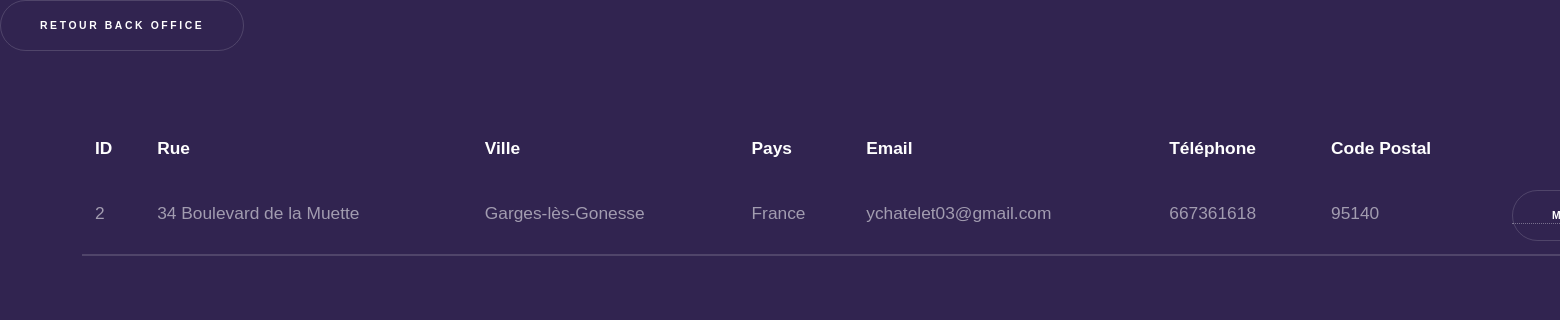
Page /admin/adresse.php on the committed database.
### tables this page shows
CREATE TABLE IF NOT EXISTS `location` (
  `id` int(11) NOT NULL AUTO_INCREMENT,
  `rue` text NOT NULL,
  `ville` text NOT NULL,
  `pays` text NOT NULL,
  `email` varchar(45) NOT NULL,
  `tel` int(11) NOT NULL,
  `postal` int(11) NOT NULL,
  PRIMARY KEY (`id`)
);

### admin/adresse.php (the view, shortened to what this page needs)
<!DOCTYPE html>
<html lang="en">
<head>
    <link rel="stylesheet" href="../assets/css/projet.css">
    <link rel="stylesheet" href="../assets/css/main.css">
</head>
<body>
    <a href="admin.php" class="button">Retour Back Office</a>
    <div class="tab">
        <?php
            require_once 'configPDO.php';
            $req = 'SELECT * FROM location';
            $msql = $pdo->query($req);
            $msql = $msql->fetch();
            $id = $msql['id'];
            $rue = $msql['rue'];
            $ville = $msql['ville'];
            $pays = $msql['pays'];
            $email = $msql['email'];
            $tel = $msql['tel'];
            $postal = $msql['postal'];
            echo'<table>';
                echo'<thead>';
                    echo'<tr>';
                        echo'<th>ID</th>';
                        echo'<th>Rue</th>';
                        echo'<th>Ville</th>';
                        echo'<th>Pays</th>';
                        echo'<th>Email</th>';
                        echo'<th>Téléphone</th>';
                        echo'<th>Code Postal</th>';
                        echo '<tr>';
                            echo'<td>' . $id .'</td>';
                            echo'<td>' . $rue .'</td>';
                            echo'<td>' . $ville .'</td>';
                            echo'<td>' . $pays .'</td>';
                            echo'<td>' . $email .'</td>';
                            echo'<td>' . $tel .'</td>';
                            echo'<td>' . $postal .'</td>';
                            echo '<td><a href="location.php"><button class="small-button">Modifier</button></a></td>';
                    echo '</tr>';
            echo '</table>';
        ?>
    </div>

### assets/css/projet.css (style rules this page uses)
* { padding: 0; margin: 0; }
.tab { display: flex; padding: 82px; width: 1836px; flex-direction: row-reverse; align-items: center; }

### rows in the picture
location: id "2", rue "34 Boulevard de la Muette", ville "Garges-lès-Gonesse", pays "France", email "ychatelet03@gmail.com", tel "667361618", postal "95140"
